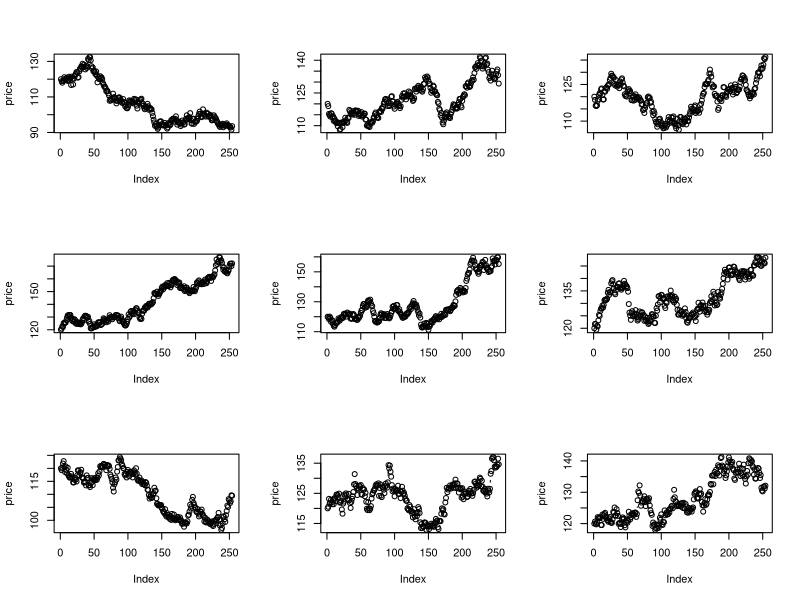
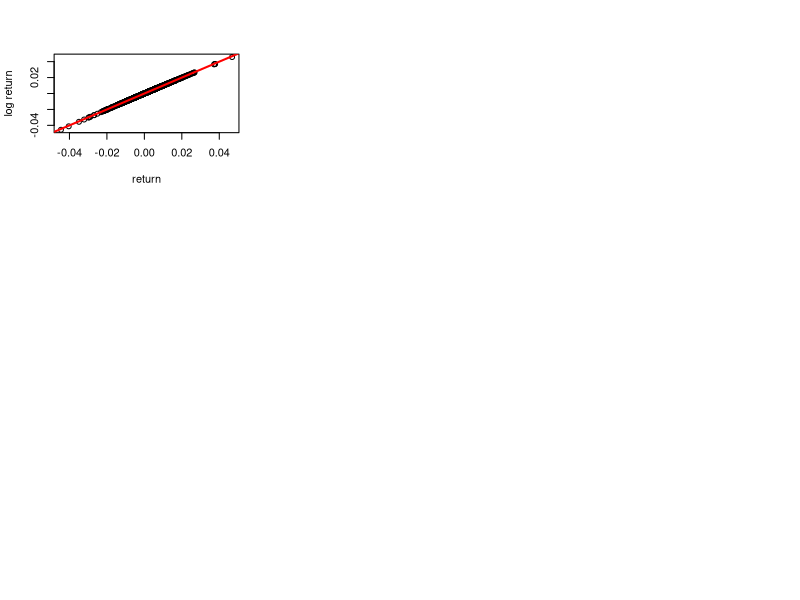

Reproduce these figures in R, in order.
## ---- chunk 1
knitr::opts_chunk$set(echo = TRUE)
## ---- chunk 2
# page 15: 9
set.seed(2012)
n = 253
par(mfrow=c(3,3))
for (i in (1:9)){
        logr = rnorm(n,0.05/253, 0.2/sqrt(253))
        price = c(120,120*exp(cumsum(logr)))
        plot(price,type = 'b')
}

## ---- chunk 3
setwd("C:/Users/cheny/Desktop/study/second term/Statistical Method In Finance/homework")
data = read.csv('MCD_PriceDaily.csv')
head(data)
adjPrice = data[, 7]
## ---- chunk 4
logReturn = diff(log(adjPrice))
n = length(adjPrice)
return = adjPrice[-1]/adjPrice[-n] - 1
plot(return,logReturn,ylab = "log return")
abline(a = 0,b = 1,col = "red",lwd = 2)
## ---- chunk 5
pnorm(log(990/1000),mean = 0.001,sd=0.015,lower.tail = TRUE)
## ---- chunk 6
pnorm(log(990/1000),mean = 0.005,sd=0.03354102,lower.tail = TRUE)
## ---- chunk 7
pnorm(log(90/80),mean = 0.16,sd=0.212132,lower.tail = FALSE)
## ---- chunk 8
pnorm(log(100/97),mean = 0.004,sd=0.1341641,lower.tail = FALSE)
## ---- chunk 9
y <- function(t){
    return((0.022+0.0025*t-0.004/3*t^2+0.0003/4*t^3))    
}

time <- c(0.5,1,1.5,2,2.5,3,3.5,4)

npv1 <- 21*exp(-1*time*y(time))
npv2 <- 1000*exp(-1*4*y(4))

w1 <- npv1/(sum(npv1)+npv2)
w2 <- npv2/(sum(npv1)+npv2)

DUR <- sum(w1*time) + w2*4
DUR
